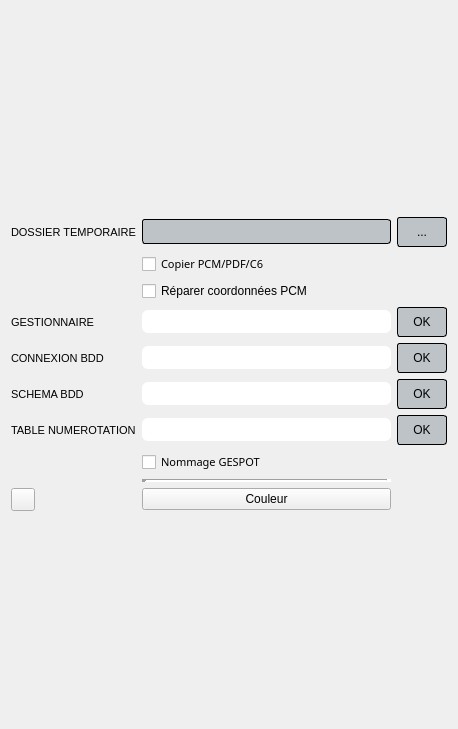
      <widget class="QWidget" name="CONFIGURATION">
       <property name="geometry">
        <rect>
         <x>0</x>
         <y>0</y>
         <width>458</width>
         <height>729</height>
        </rect>
       </property>
       <attribute name="label">
        <string>CONFIGURATION</string>
       </attribute>
       <layout class="QGridLayout" name="gridLayout_3">
        <item row="0" column="0">
         <layout class="QVBoxLayout" name="verticalLayout_5">
          <property name="sizeConstraint">
           <enum>QLayout::SetNoConstraint</enum>
          </property>
          <item>
           <layout class="QGridLayout" name="gridLayout_2">
            <property name="sizeConstraint">
             <enum>QLayout::SetNoConstraint</enum>
            </property>
            <item row="0" column="0">
             <layout class="QGridLayout" name="gridLayout">
              <property name="sizeConstraint">
               <enum>QLayout::SetNoConstraint</enum>
              </property>
              <item row="3" column="1">
               <widget class="QLineEdit" name="lineEdit_config_gestionnaire">
                <property name="font">
                 <font>
                  <family>Segoe UI</family>
                  <pointsize>10</pointsize>
                  <weight>75</weight>
                  <bold>true</bold>
                 </font>
                </property>
                <property name="styleSheet">
                 <string notr="true">QLineEdit
{
 background-color:white;
color: black;
border-radius: 6px;
padding: 3px 3px 3px 3px;

}
QLineEdit:Active
{
 border: 1px solid black;


}
QLineEdit:Inactive
{
 border: 0px solid black;


}

QLineEdit:hover
{

border: 2px solid black;


}



</string>
                </property>
                <property name="text">
                 <string/>
                </property>
               </widget>
              </item>
              <item row="6" column="2">
               <widget class="QPushButton" name="pushButton_config_connexionbdd_tablenum">
                <property name="minimumSize">
                 <size>
                  <width>0</width>
                  <height>30</height>
                 </size>
                </property>
                <property name="baseSize">
                 <size>
                  <width>0</width>
                  <height>30</height>
                 </size>
                </property>
                <property name="styleSheet">
                 <string notr="true">QPushButton
{
 background-color:#bdc3c7;
border: 1px solid black;
border-radius: 3px;
padding: 3px 3px 3px 3px;
color:black;

}

QPushButton:Active
{

border: 1px solid black;


}
QPushButton:hover
{

border: 2px solid black;

}




</string>
                </property>
                <property name="text">
                 <string>OK</string>
                </property>
               </widget>
              </item>
              <item row="8" column="1">
               <widget class="Line" name="line">
                <property name="lineWidth">
                 <number>5</number>
                </property>
                <property name="orientation">
                 <enum>Qt::Horizontal</enum>
                </property>
               </widget>
              </item>
              <item row="7" column="1">
               <widget class="QCheckBox" name="checkBox_numerotation">
                <property name="font">
                 <font>
                  <family>Segoe UI Light</family>
                  <pointsize>8</pointsize>
                  <weight>50</weight>
                  <bold>false</bold>
                 </font>
                </property>
                <property name="styleSheet">
                 <string notr="true"/>
                </property>
                <property name="text">
                 <string>Nommage GESPOT</string>
                </property>
               </widget>
              </item>
              <item row="4" column="0">
               <widget class="QLabel" name="label_3">
                <property name="font">
                 <font>
                  <family>Segoe UI</family>
                  <pointsize>8</pointsize>
                 </font>
                </property>
                <property name="text">
                 <string>CONNEXION BDD</string>
                </property>
               </widget>
              </item>
              <item row="0" column="0">
               <widget class="QLabel" name="label">
                <property name="font">
                 <font>
                  <family>Segoe UI</family>
                  <pointsize>8</pointsize>
                 </font>
                </property>
                <property name="text">
                 <string>DOSSIER TEMPORAIRE</string>
                </property>
               </widget>
              </item>
              <item row="0" column="2">
               <widget class="QPushButton" name="pushButton_export_dir">
                <property name="minimumSize">
                 <size>
                  <width>50</width>
                  <height>30</height>
                 </size>
                </property>
                <property name="sizeIncrement">
                 <size>
                  <width>50</width>
                  <height>30</height>
                 </size>
                </property>
                <property name="styleSheet">
                 <string notr="true">QPushButton
{
 background-color:#bdc3c7;
border: 1px solid black;
border-radius: 3px;
padding: 3px 3px 3px 3px;
color:black;

}

QPushButton:Active
{

border: 1px solid black;


}
QPushButton:hover
{

border: 2px solid black;

}






</string>
                </property>
                <property name="text">
                 <string>...</string>
                </property>
               </widget>
              </item>
              <item row="4" column="1">
               <widget class="QLineEdit" name="lineEdit_config_connexionbdd">
                <property name="font">
                 <font>
                  <family>Segoe UI</family>
                  <pointsize>10</pointsize>
                  <weight>75</weight>
                  <bold>true</bold>
                 </font>
                </property>
                <property name="styleSheet">
                 <string notr="true">QLineEdit
{
 background-color:white;
color: black;
border-radius: 6px;
padding: 3px 3px 3px 3px;

}
QLineEdit:Active
{
 border: 1px solid black;


}
QLineEdit:Inactive
{
 border: 0px solid black;


}

QLineEdit:hover
{

border: 2px solid black;


}



</string>
                </property>
                <property name="text">
                 <string/>
                </property>
               </widget>
              </item>
              <item row="5" column="0">
               <widget class="QLabel" name="label_4">
                <property name="font">
                 <font>
                  <family>Segoe UI</family>
                  <pointsize>8</pointsize>
                 </font>
                </property>
                <property name="text">
                 <string>SCHEMA BDD</string>
                </property>
               </widget>
              </item>
              <item row="5" column="2">
               <widget class="QPushButton" name="pushButton_config_connexionbdd_schema">
                <property name="minimumSize">
                 <size>
                  <width>0</width>
                  <height>30</height>
                 </size>
                </property>
                <property name="baseSize">
                 <size>
                  <width>0</width>
                  <height>30</height>
                 </size>
                </property>
                <property name="styleSheet">
                 <string notr="true">QPushButton
{
 background-color:#bdc3c7;
border: 1px solid black;
border-radius: 3px;
padding: 3px 3px 3px 3px;
color:black;

}

QPushButton:Active
{

border: 1px solid black;


}
QPushButton:hover
{

border: 2px solid black;

}




</string>
                </property>
                <property name="text">
                 <string>OK</string>
                </property>
               </widget>
              </item>
              <item row="4" column="2">
               <widget class="QPushButton" name="pushButton_config_connexionbdd">
                <property name="minimumSize">
                 <size>
                  <width>0</width>
                  <height>30</height>
                 </size>
                </property>
                <property name="baseSize">
                 <size>
                  <width>0</width>
                  <height>30</height>
                 </size>
                </property>
                <property name="styleSheet">
                 <string notr="true">QPushButton
{
 background-color:#bdc3c7;
border: 1px solid black;
border-radius: 3px;
padding: 3px 3px 3px 3px;
color:black;

}

QPushButton:Active
{

border: 1px solid black;


}
QPushButton:hover
{

border: 2px solid black;

}




</string>
                </property>
                <property name="text">
                 <string>OK</string>
                </property>
               </widget>
              </item>
              <item row="6" column="0">
               <widget class="QLabel" name="label_5">
                <property name="font">
                 <font>
                  <family>Segoe UI</family>
                  <pointsize>8</pointsize>
                 </font>
                </property>
                <property name="text">
                 <string>TABLE NUMEROTATION</string>
                </property>
               </widget>
              </item>
              <item row="3" column="2">
               <widget class="QPushButton" name="pushButton_config_gestionnaire">
                <property name="minimumSize">
                 <size>
                  <width>0</width>
                  <height>30</height>
                 </size>
                </property>
                <property name="baseSize">
                 <size>
                  <width>0</width>
                  <height>30</height>
                 </size>
                </property>
                <property name="styleSheet">
                 <string notr="true">QPushButton
{
 background-color:#bdc3c7;
border: 1px solid black;
border-radius: 3px;
padding: 3px 3px 3px 3px;
color:black;

}

QPushButton:Active
{

border: 1px solid black;


}
QPushButton:hover
{

border: 2px solid black;

}




</string>
                </property>
                <property name="text">
                 <string>OK</string>
                </property>
               </widget>
              </item>
              <item row="9" column="0">
               <widget class="QgsColorButton" name="mColorButton">
                <property name="color">
                 <color>
                  <red>255</red>
                  <green>170</green>
                  <blue>0</blue>
                 </color>
                </property>
                <property name="allowOpacity">
                 <bool>true</bool>
                </property>
                <property name="showNoColor">
                 <bool>false</bool>
                </property>
               </widget>
              </item>
              <item row="9" column="1">
               <widget class="QPushButton" name="pushButton_color">
                <property name="text">
                 <string>Couleur</string>
                </property>
               </widget>
              </item>
              <item row="5" column="1">
               <widget class="QLineEdit" name="lineEdit_config_connexionbdd_schema">
                <property name="font">
                 <font>
                  <family>Segoe UI</family>
                  <pointsize>10</pointsize>
                  <weight>75</weight>
                  <bold>true</bold>
                 </font>
                </property>
                <property name="styleSheet">
                 <string notr="true">QLineEdit
{
 background-color:white;
color: black;
border-radius: 6px;
padding: 3px 3px 3px 3px;

}
QLineEdit:Active
{
 border: 1px solid black;


}
QLineEdit:Inactive
{
 border: 0px solid black;


}

QLineEdit:hover
{

border: 2px solid black;


}



</string>
                </property>
                <property name="text">
                 <string/>
                </property>
               </widget>
              </item>
              <item row="3" column="0">
               <widget class="QLabel" name="label_2">
                <property name="font">
                 <font>
                  <family>Segoe UI</family>
                  <pointsize>8</pointsize>
                 </font>
                </property>
                <property name="text">
                 <string>GESTIONNAIRE</string>
                </property>
               </widget>
              </item>
              <item row="0" column="1">
               <widget class="QLineEdit" name="lineEdit_export_dir">
                <property name="baseSize">
                 <size>
                  <width>0</width>
                  <height>30</height>
                 </size>
                </property>
                <property name="font">
                 <font>
                  <family>Segoe UI</family>
                  <pointsize>10</pointsize>
                  <weight>75</weight>
                  <bold>true</bold>
                 </font>
                </property>
                <property name="styleSheet">
                 <string notr="true">QLineEdit
 {
  background-color:#bdc3c7;
 border: 1px solid black;
 border-radius: 3px;
 padding: 3px 3px 3px 3px;
 color:black;

 }

 QLineEdit:Active
 {

 border: 1px solid black;


 }
 QLineEdit:hover
 {

 border: 2px solid black;

 }






 </string>
                </property>
               </widget>
              </item>
              <item row="1" column="1">
               <widget class="QCheckBox" name="checkBox_pcm">
                <property name="font">
                 <font>
                  <family>Segoe UI Light</family>
                  <pointsize>8</pointsize>
                  <weight>50</weight>
                  <bold>false</bold>
                 </font>
                </property>
                <property name="styleSheet">
                 <string notr="true"/>
                </property>
                <property name="text">
                 <string>Copier PCM/PDF/C6</string>
                </property>
               </widget>
              </item>
              <item row="6" column="1">
               <widget class="QLineEdit" name="lineEdit_config_connexionbdd_tablenum">
                <property name="font">
                 <font>
                  <family>Segoe UI</family>
                  <pointsize>10</pointsize>
                  <weight>75</weight>
                  <bold>true</bold>
                 </font>
                </property>
                <property name="styleSheet">
                 <string notr="true">QLineEdit
{
 background-color:white;
color: black;
border-radius: 6px;
padding: 3px 3px 3px 3px;

}
QLineEdit:Active
{
 border: 1px solid black;


}
QLineEdit:Inactive
{
 border: 0px solid black;


}

QLineEdit:hover
{

border: 2px solid black;


}



</string>
                </property>
                <property name="text">
                 <string/>
                </property>
               </widget>
              </item>
              <item row="2" column="1">
               <widget class="QCheckBox" name="checkBox_repare_pcm">
                <property name="text">
                 <string>Réparer coordonnées PCM</string>
                </property>
               </widget>
              </item>
             </layout>
            </item>
           </layout>
          </item>
         </layout>
        </item>
       </layout>
      </widget>
